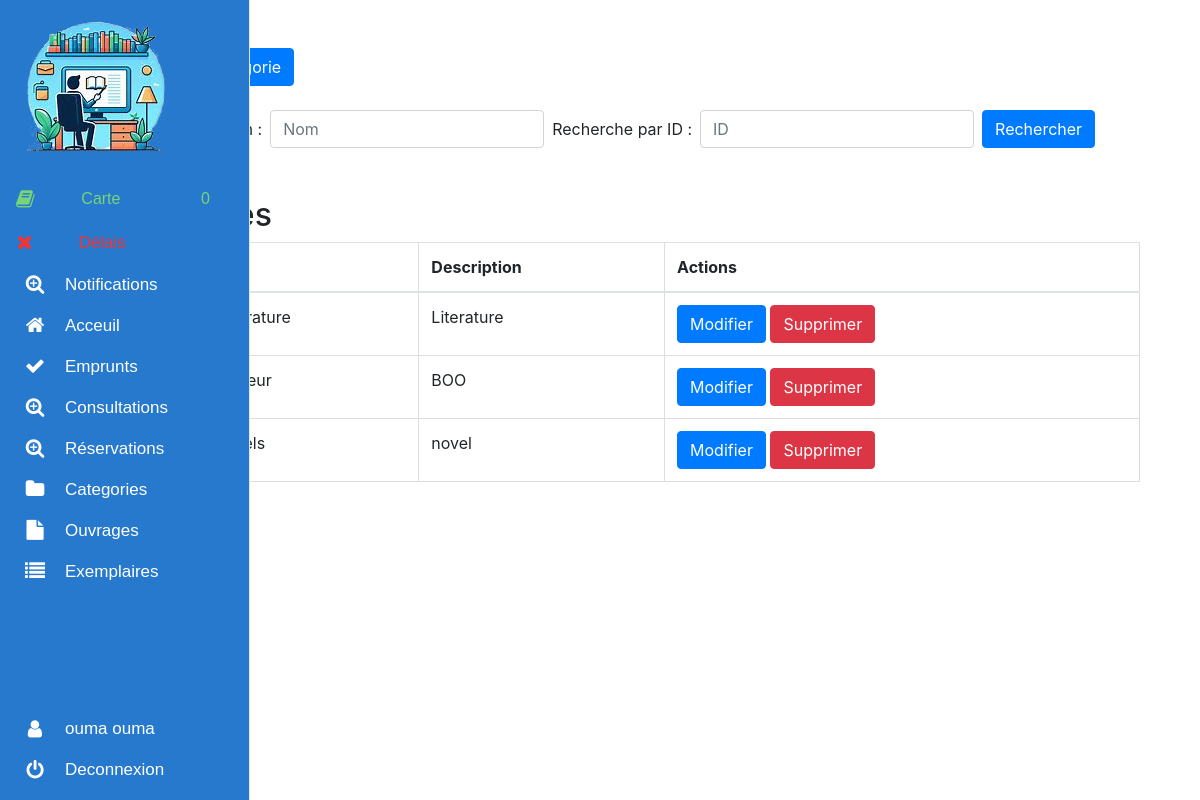
Screenshot of /categorie/ (signed in) with the database file from the repository.
### biblio_app/models.py (models this page shows, shortened)
class Personne(AbstractBaseUser, PermissionsMixin):
    image = models.ImageField(upload_to='uploads/users/image/', null=True, blank=True,default="assets/profile_user.jpeg")
    email = models.EmailField(unique=True)
    nom = models.CharField(max_length=100)
    prenom = models.CharField(max_length=100)
    telephone = models.CharField(max_length=20)
    password=models.CharField(max_length=50)
    is_active = models.BooleanField(default=True)
    is_staff = models.BooleanField(default=False)
    USERNAME_FIELD = 'email'
    REQUIRED_FIELDS = ['nom','prenom','password']
    ROLE_CHOICES = (
        ('UTILISATEUR', 'Utilisateur'),
        ('BIBLIOTHECAIRE', 'Bibliothecaire'),
        ('ADMINSUP', 'AdminSup'),
    )
    role = models.CharField(max_length=20, choices=ROLE_CHOICES, default='UTILISATEUR')
    objects = PersonneManager()

class Categorie(models.Model):
    id_categorie = models.AutoField(primary_key=True)
    nom_categorie = models.CharField(max_length=100)
    description_categorie = models.CharField(max_length=300, default='')

### biblio_app/views.py (the view)
# urls.py: path('categorie/',views.categorie,name='categorie'),
@login_required
def categorie(request):
    if is_Staff(request) :
        categories_list = Categorie.objects.all().order_by('id_categorie')
        paginator = Paginator(categories_list, 10)  # Show 10 categories per page
        page_number = request.GET.get('page')
        categories = paginator.get_page(page_number)
        return render(request, 'categorie.html', {'categories': categories})
    else :
        messages.error(request, "Vous n'êtes pas autorisé à accéder à cette page.")
        return redirect('home')

### biblio_app/views.py (called while the page is built)
@login_required
def is_Staff(request):
    if not request.user.is_authenticated:
        return redirect('login_user')
    elif request.user.role == 'BIBLIOTHECAIRE' or request.user.role == 'ADMINSUP':
        return True
    else:
        return False

### cart/cart.py (called while the page is built)
    def __len__(self):
        return len(self.cart)

### cart/context_processors.py (called while the page is built)
def cart(request):
    return {'cart':Cart(request)}

### biblio_app/templates/categorie.html (shortened to what this page needs)
{% extends 'admin_nav.html' %}{% block content %}
  <link rel="stylesheet" href="https://stackpath.bootstrapcdn.com/bootstrap/4.5.2/css/bootstrap.min.css">
<div class="container mt-5">
  <button type="button" class="btn btn-primary" data-toggle="modal" data-target="#addCategoryModal">
  </button><br><br>
   <form class="form-inline mb-3" id="searchForm">
    <div class="form-group mr-2">
      <label for="searchByName">Recherche par nom :</label>
      <input type="text" class="form-control ml-2" id="searchByName" placeholder="Nom">
    </div>
    <div class="form-group mr-2">
      <label for="searchById">Recherche par ID :</label>
      <input type="text" class="form-control ml-2" id="searchById" placeholder="ID">
    </div>
    <button type="submit" class="btn btn-primary">Rechercher</button>
  </form>
  <div class="mt-5">
    <h2>Categories</h2>
    <table class="table">
      <thead>
        <tr>
          <th>ID</th>
          <th>Nom</th>
          <th>Description</th>
          <th>Actions</th>
        </tr>
      </thead>
      <tbody>
        {% for categorie in categories %}
          <tr>
            <td>{{ categorie.id_categorie }}</td>
            <td>{{ categorie.nom_categorie }}</td>
            <td>{{ categorie.description_categorie }}</td>
            <td>
            <button class="btn btn-primary modify-btn" data-toggle="modal" data-target="#modifyModal" data-categorie-id="{{ categorie.id_categorie }}" data-nom_categorie ="{{ categorie.nom_categorie }}"
            data-description_categorie="{{ categorie.description_categorie }}">Modifier</button>
            <button class="btn btn-danger delete-btn" data-id_categorie="{{ categorie.id_categorie }}">Supprimer</button>
            </td>
          </tr>
        {% endfor %}
      </tbody>
    </table>
    <div class="pagination" style="margin-bottom: 15px; margin-top: 10px;">
        <nav aria-label="Page navigation">
          <ul class="pagination">
              {% for num in categories.paginator.page_range %}
              <li class="page-item {% if page_obj.number == num %}active{% endif %}"><a class="page-link" href="?page={{ num }}">{{ num }}</a></li>
              {% endfor %}
          </ul>
      </nav>
    </div>
</div>
{% endblock content%}

### biblio_app/templates/admin_nav.html (shortened to what this page needs)
{% load static %}
<!DOCTYPE html>
<html>
  <head>
    <link rel="stylesheet" href="{% static 'css/admin_nav.css' %}" />
    <link
      href="https://cdn.jsdelivr.net/npm/bootstrap@5.2.3/dist/css/bootstrap.min.css"
      rel="stylesheet"
    />
    <link
      href="https://cdn.jsdelivr.net/npm/bootstrap-icons@1.5.0/font/bootstrap-icons.css"
      rel="stylesheet"
    />
  </head>
  <body>
    <nav class="main-menu">
      <div class="logo_image">
        <img
          src="{% static 'assets/logo.png' %}"
          alt="logo"
          style="max-width: 75%; height: auto; margin-left: 10px"
        />
      </div>
      <ul>
        {% if request.user.role == 'BIBLIOTHECAIRE' %}
        <li>
          <form>
            <a
              href="{% url 'cart_summary' %}"
              class="btn btn-outline-white"
              type="submit"
              style="color: rgb(120, 212, 120); padding: 0; margin: 0"
              title="Ouvrages stockés dans votre carte"
            >
              <i class="fa fa-book fa-2x"></i>
              <span class="nav-text"> Carte </span>
              <span class="nav-text">{{ cart|length}}</span>
            </a>
          </form>
        </li>
        {% endif %}
        <li>
          <a
            href="../emprunts_overdue/"
            class="btn btn-outline-white"
            type="submit"
            style="color: rgb(241, 52, 52); padding: 0; margin: 0"
            title="Emprunts non retournées"
          >
            <i class="fa fa-times fa-2x"></i>
            <span class="nav-text"> Délais </span>
            <span class="nav-text" id="overdue_nb"></span>
          </a>
        </li>
        <li class="has-subnav">
          <a href="../notifications/">
            <i class="fa fa-search-plus fa-2x"></i>
            <span class="nav-text"> Notifications </span>
          </a>
        </li>
        <li>
          <a href="../administration/">
            <i class="fa fa-home fa-2x"></i>
            <span class="nav-text"> Acceuil </span>
          </a>
        </li>
        {% if request.user.role == 'BIBLIOTHECAIRE' %}
        <li class="has-subnav">
          <a href="../liste_emprunt/">
            <i class="fa fa-check fa-2x"></i>
            <span class="nav-text"> Emprunts </span>
          </a>
        </li>
        <li class="has-subnav">
          <a href="../liste_consultation/">
            <i class="fa fa-search-plus fa-2x"></i>
            <span class="nav-text"> Consultations </span>
          </a>
        </li>
        <li class="has-subnav">
          <a href="../reservations/">
            <i class="fa fa-search-plus fa-2x"></i>
            <span class="nav-text"> Réservations </span>
          </a>
        </li>
        {% endif %}
        <li class="has-subnav">
          <a href="../categorie/">
            <i class="fa fa-folder fa-2x"></i>
            <span class="nav-text"> Categories </span>
          </a>
        </li>
        <li>
          <a href="../ouvrage/">
            <i class="fa fa-file fa-2x"></i>
            <span class="nav-text"> Ouvrages </span>
          </a>
        </li>
        <li>
          <a href="../exemplaire/">
            <i class="fa fa-list fa-2x"></i>
            <span class="nav-text"> Exemplaires </span>
          </a>
        </li>
      </ul>
      <ul class="logout">
        <li>
          <a href="{% url 'update_profile' %}">
            <i class="fa fa-user fa-2x"></i>
            <span class="nav-text">
              {{ request.user.nom }} {{ request.user.prenom }}
            </span>
          </a>
        </li>
        <li>
          <a href="{% url 'logout_user' %}">
            <i class="fa fa-power-off fa-2x"></i>
            <span class="nav-text"> Deconnexion </span>
          </a>
        </li>
      </ul>
    </nav>
    <div class="container">
      <main class="main-content">
        {% block content %} {% endblock %}
      </main>
    </div>
  </body>
</html>

### biblio_app/static/css/admin_nav.css (style rules this page uses)
.fa-2x { font-size: 2em; }
.fa { position: relative; display: table-cell; width: 60px; height: 36px; text-align: center; vertical-align: middle; font-size:20px; }
nav.main-menu { position: fixed; top: 0; bottom: 0; left: 0; width: 60px; background-color: #2679cc; z-index: 999; }
.main-menu { background:#2679cc; border-right:1px solid #e5e5e5; position:absolute; top:0; bottom:0; height:100%; left:0; width:60px; overflow:hidden; -webkit-transition:width .05s linear; transition:width .05s linear; -webkit-transform:translateZ(0) scale(1,1); z-index: 999; }
.main-menu>ul { margin:7px 0; }
.main-menu li { position:relative; display:block; width:250px; margin: 5px; }
.main-menu li>a { position:relative; display:table; border-collapse:collapse; border-spacing:0; color:#ffffff; font-family: arial; font-size: 17px; text-decoration:none; -webkit-transform:translateZ(0) scale(1,1); -webkit-transition:all .1s linear; transition:all .1s linear; }
.main-menu .nav-text { position:relative; display:table-cell; vertical-align:middle; width:190px; font-family: 'Titillium Web', sans-serif; }
.main-menu>ul.logout { position:absolute; left:0; bottom:0; }
nav { -webkit-user-select:none; -moz-user-select:none; -ms-user-select:none; -o-user-select:none; user-select:none; }
nav ul,nav li { outline:0; margin:0; padding:0; }
.main-content { margin-left: 45px; }

### biblio_app/templates/categorie.html (style rules this page uses)
table { border-collapse: collapse; width: 100%; }
th, td { border: 1px solid #dddddd; text-align: left; padding: 8px; }
th { background-color: #f2f2f2; }
.pagination { margin-top: 20px; }

### rows the page displays
Personne: user.nom "ouma", user.prenom "ouma"
Categorie: nom_categorie "Littérature", description_categorie "Literature"
Categorie: description_categorie "BOO"
Categorie: description_categorie "novel"

### other values shown
{{ cart|length }} "0"
